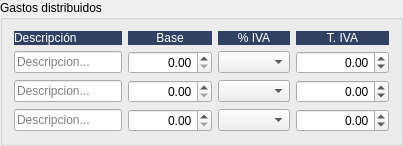
            <widget class="QGroupBox" name="groupBox">
             <property name="title">
              <string>Gastos distribuidos</string>
             </property>
             <layout class="QGridLayout" name="gridLayout_13">
              <item row="2" column="4">
               <widget class="QDoubleSpinBox" name="spiniva_gasto2">
                <property name="minimumSize">
                 <size>
                  <width>93</width>
                  <height>0</height>
                 </size>
                </property>
                <property name="alignment">
                 <set>Qt::AlignRight|Qt::AlignTrailing|Qt::AlignVCenter</set>
                </property>
                <property name="minimum">
                 <double>-100000000.000000000000000</double>
                </property>
                <property name="maximum">
                 <double>1000000000.000000000000000</double>
                </property>
               </widget>
              </item>
              <item row="0" column="0">
               <widget class="QLabel" name="label_33">
                <property name="styleSheet">
                 <string notr="true">background-color: #304163;
color: rgb(255, 255, 255);</string>
                </property>
                <property name="text">
                 <string>Descripción</string>
                </property>
               </widget>
              </item>
              <item row="0" column="4">
               <widget class="QLabel" name="label_35">
                <property name="minimumSize">
                 <size>
                  <width>93</width>
                  <height>0</height>
                 </size>
                </property>
                <property name="styleSheet">
                 <string notr="true">background-color: #304163;
color: rgb(255, 255, 255);</string>
                </property>
                <property name="text">
                 <string>T. IVA</string>
                </property>
                <property name="alignment">
                 <set>Qt::AlignCenter</set>
                </property>
               </widget>
              </item>
              <item row="3" column="4">
               <widget class="QDoubleSpinBox" name="spiniva_gasto3">
                <property name="minimumSize">
                 <size>
                  <width>93</width>
                  <height>0</height>
                 </size>
                </property>
                <property name="alignment">
                 <set>Qt::AlignRight|Qt::AlignTrailing|Qt::AlignVCenter</set>
                </property>
                <property name="minimum">
                 <double>-100000000.000000000000000</double>
                </property>
                <property name="maximum">
                 <double>1000000000.000000000000000</double>
                </property>
               </widget>
              </item>
              <item row="3" column="0">
               <widget class="QLineEdit" name="txtGastoDist3">
                <property name="placeholderText">
                 <string>Descripcion...</string>
                </property>
               </widget>
              </item>
              <item row="1" column="1">
               <widget class="QDoubleSpinBox" name="SpinGastoDist1">
                <property name="alignment">
                 <set>Qt::AlignRight|Qt::AlignTrailing|Qt::AlignVCenter</set>
                </property>
                <property name="maximum">
                 <double>999999999.000000000000000</double>
                </property>
               </widget>
              </item>
              <item row="2" column="1">
               <widget class="QDoubleSpinBox" name="SpinGastoDist2">
                <property name="alignment">
                 <set>Qt::AlignRight|Qt::AlignTrailing|Qt::AlignVCenter</set>
                </property>
                <property name="maximum">
                 <double>999999999.000000000000000</double>
                </property>
               </widget>
              </item>
              <item row="0" column="3">
               <widget class="QLabel" name="label_19">
                <property name="styleSheet">
                 <string notr="true">background-color: #304163;
color: rgb(255, 255, 255);</string>
                </property>
                <property name="text">
                 <string>% IVA</string>
                </property>
                <property name="alignment">
                 <set>Qt::AlignCenter</set>
                </property>
               </widget>
              </item>
              <item row="3" column="3">
               <widget class="QComboBox" name="cboporc_iva_gasto3"/>
              </item>
              <item row="2" column="3">
               <widget class="QComboBox" name="cboporc_iva_gasto2"/>
              </item>
              <item row="1" column="4">
               <widget class="QDoubleSpinBox" name="spiniva_gasto1">
                <property name="minimumSize">
                 <size>
                  <width>93</width>
                  <height>0</height>
                 </size>
                </property>
                <property name="alignment">
                 <set>Qt::AlignRight|Qt::AlignTrailing|Qt::AlignVCenter</set>
                </property>
                <property name="minimum">
                 <double>-100000000.000000000000000</double>
                </property>
                <property name="maximum">
                 <double>1000000000.000000000000000</double>
                </property>
               </widget>
              </item>
              <item row="2" column="0">
               <widget class="QLineEdit" name="txtGastoDist2">
                <property name="placeholderText">
                 <string>Descripcion...</string>
                </property>
               </widget>
              </item>
              <item row="3" column="1">
               <widget class="QDoubleSpinBox" name="SpinGastoDist3">
                <property name="alignment">
                 <set>Qt::AlignRight|Qt::AlignTrailing|Qt::AlignVCenter</set>
                </property>
                <property name="maximum">
                 <double>999999999.000000000000000</double>
                </property>
               </widget>
              </item>
              <item row="0" column="1">
               <widget class="QLabel" name="label_34">
                <property name="styleSheet">
                 <string notr="true">background-color: #304163;
color: rgb(255, 255, 255);</string>
                </property>
                <property name="text">
                 <string>Base</string>
                </property>
                <property name="alignment">
                 <set>Qt::AlignCenter</set>
                </property>
               </widget>
              </item>
              <item row="1" column="0">
               <widget class="QLineEdit" name="txtGastoDist1">
                <property name="placeholderText">
                 <string>Descripcion...</string>
                </property>
               </widget>
              </item>
              <item row="1" column="3">
               <widget class="QComboBox" name="cboporc_iva_gasto1"/>
              </item>
             </layout>
            </widget>
